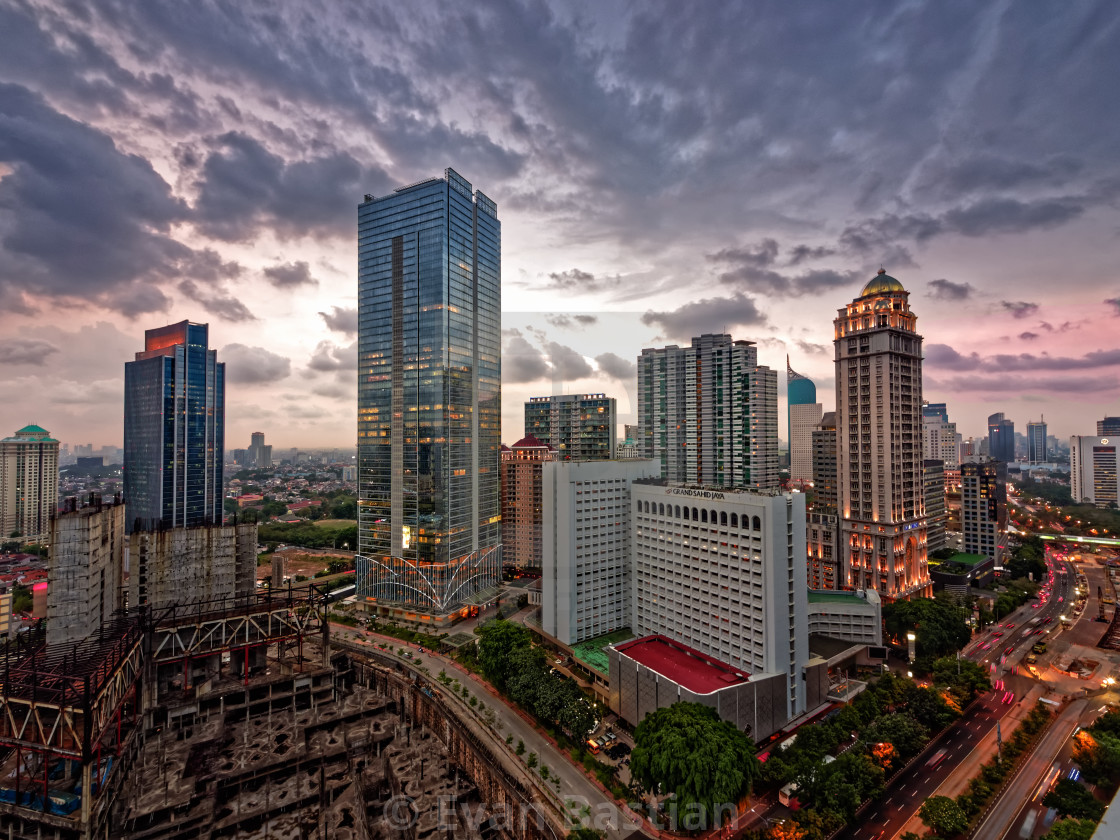
#> input picture image2.jpg, 1120 x 840 px
$ jupyter execute Opencv2.ipynb   (shell and % lines are left out)
#> lines starting #> are read from the running program, lines starting #| are printed output that depends on the picture; after the words box and inside, x2 and y2 are one past the last pixel; in counts of white or black regions, pixels touching at a corner belong together
[cell 1]
#import library yang diperlukan dulu ya gaes
import cv2 #ini library opencv nya
import matplotlib.pyplot as plt

[cell 2]
#load image atau foto yg mau dipake ya
image = cv2.imread('./image2.jpg') #nah ini path foto yg mau dipake, biasanya setiap komputer pasti beda. jadi kalo error jangan lupa googling ya jan banyak nanya
#> image is the input picture: shape (840, 1120, 3); mean B, G, R 96.9, 93.7, 103.9
image = cv2.cvtColor(image, cv2.COLOR_BGR2RGB)
plt.imshow(image)

[cell 3]
#kita ubah ke gray alias abu abu image nya
gray = cv2.cvtColor(image, cv2.COLOR_RGB2GRAY)
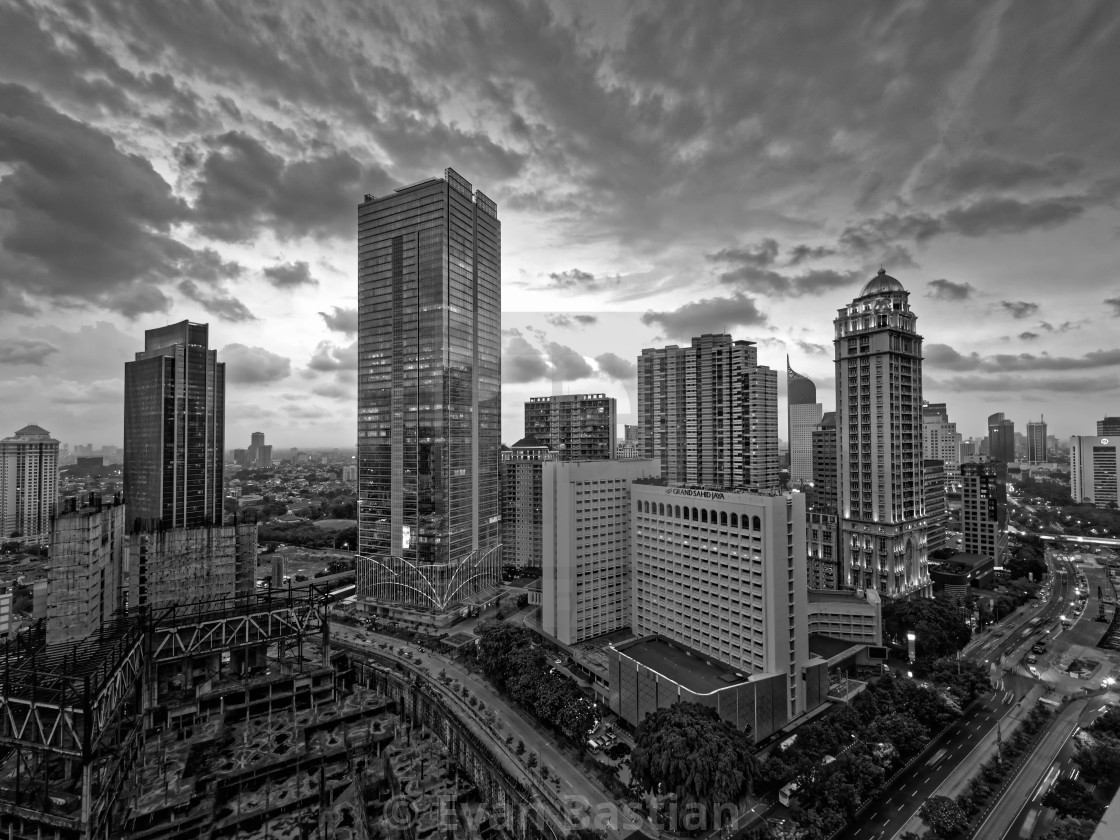
#> gray: shape (840, 1120); min 0, max 255, mean 97.1
edge = cv2.Canny(gray, 60, 180) #kita cari ujung setiap objek yang ada di image, fungsinya untuk apa? next video wqwq
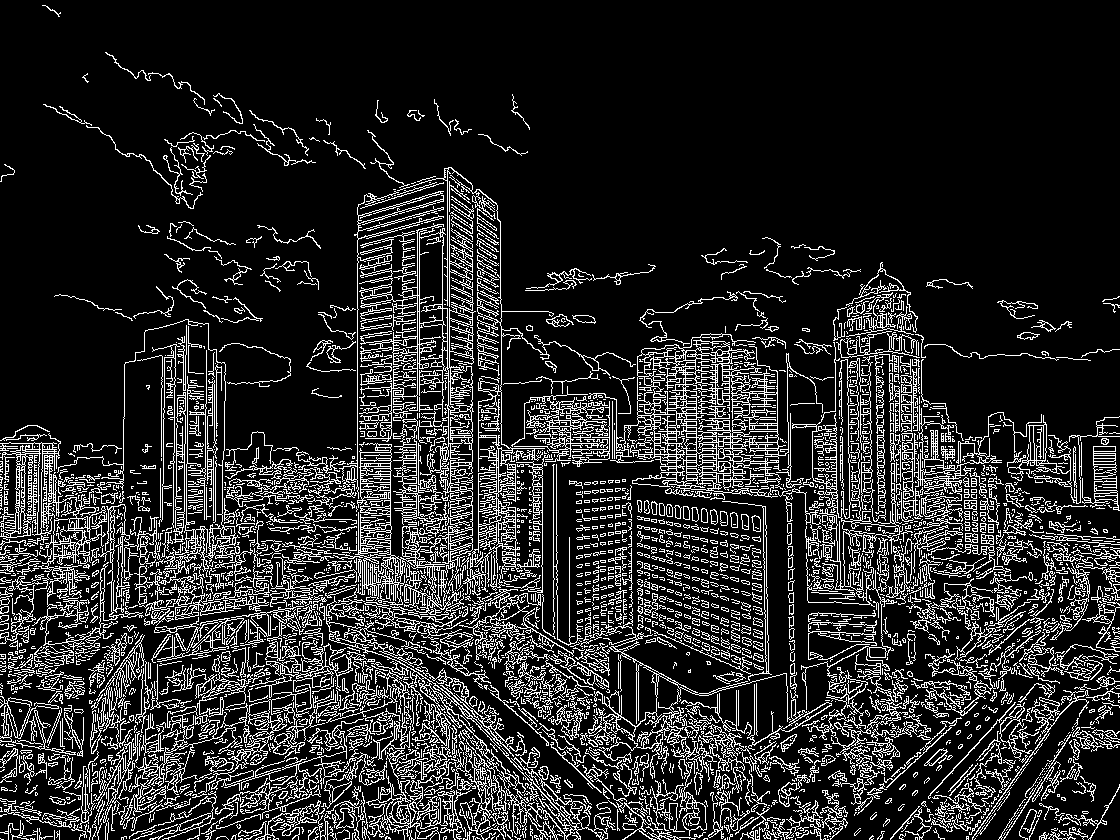
#> edge: shape (840, 1120); 15.7% white in thin lines or dots
plt.imshow(edge, cmap="Greys")

[cell 4]
#saatnya cari kontur image
contours = cv2.findContours(edge, cv2.RETR_EXTERNAL, cv2.CHAIN_APPROX_NONE)
#> contours = 2874 contours, 2429 with area under 20; largest, box (x1, y1, x2, y2) and area: (333, 223, 476, 634) 15694, (588, 333, 823, 500) 15162, (326, 617, 611, 840) 5364, (0, 433, 144, 650) 4302, (397, 167, 636, 596) 3696
#oiya lupa belum di draw wqwqw
#kita dray kontur yg sudah didapatkan supaya enak liatnya
cv2.drawContours(image, contours[0], -1, (0,0,255), thickness =2)
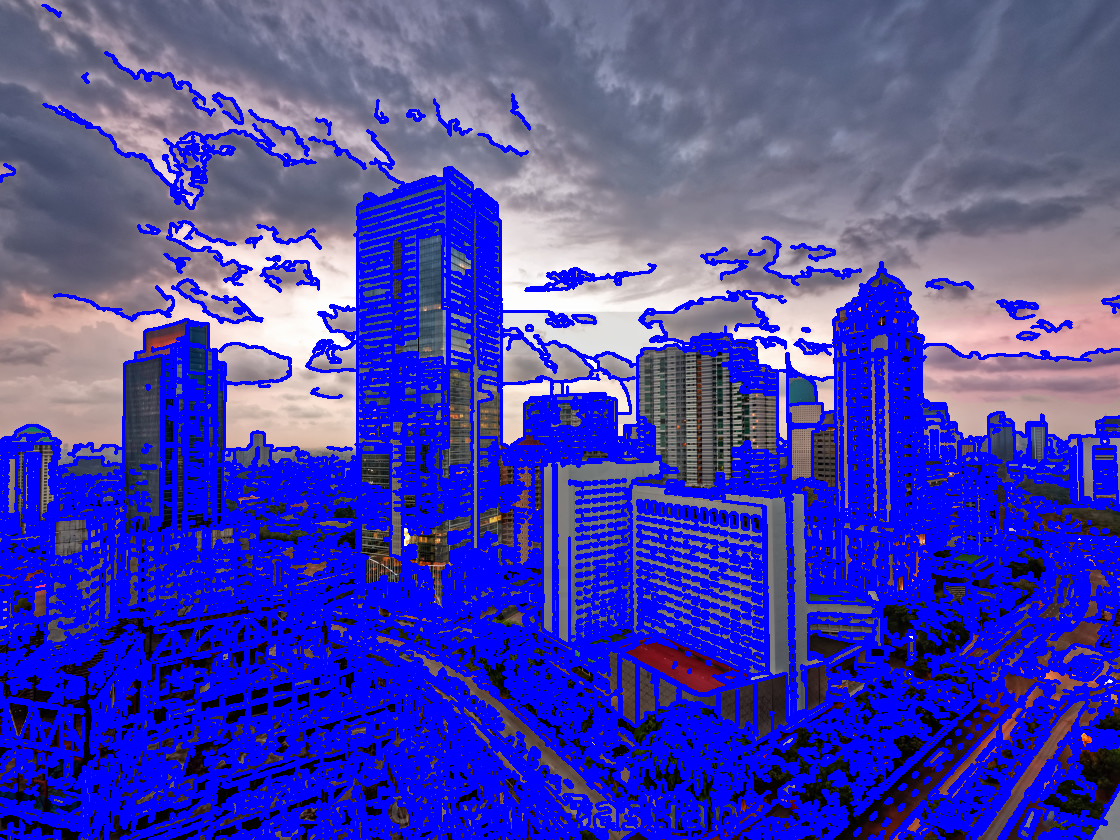
#> image: shape (840, 1120, 3); mean R, G, B 71.7, 67.1, 172.3
plt.imshow(image)
